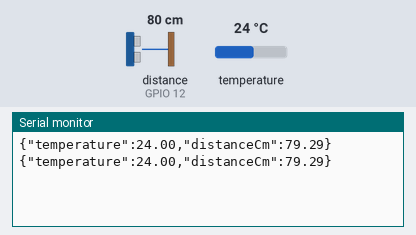
A program run on a simulated ESP32. Shown: the last lines printed to the serial monitor. Wiring (from diagram.json): ultrasonic range finder: trigger GPIO 13; echo GPIO 12. Inputs (shaded band) come from the test bench; at power-on: distance to the obstacle (sensor on GPIO 12) 80 cm, temperature 24 °C. The echo pulse lasts 58.3 µs per cm.

Above: at 1.8 s.
1.9 s: distance to the obstacle (sensor on GPIO 12) set to 2 cm
At 2.8 s:
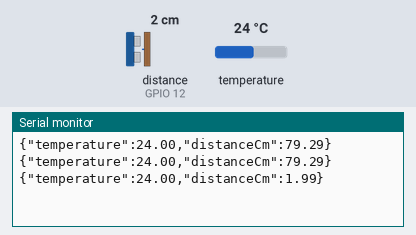
3.4 s: temperature set to 12 °C
At 4.7 s:
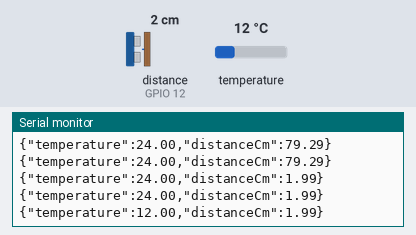
4.9 s: distance to the obstacle (sensor on GPIO 12) set to 4 cm
At 5.9 s:
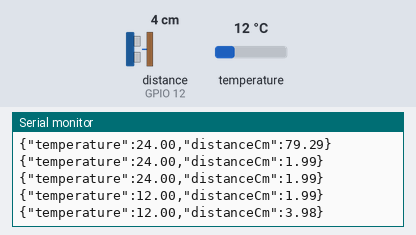
6.4 s: temperature set to 19 °C
At 7.9 s:
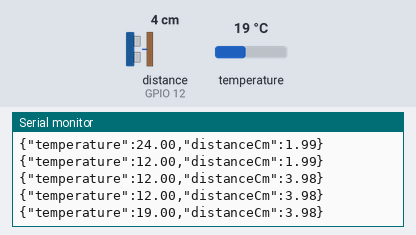
Timing chart, 0 to 8.9 s (numbered marks = the images above; inputs shaded):
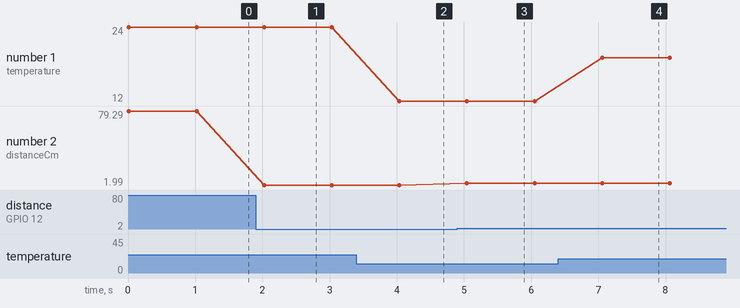

Measured:
- after the input at 1.9 s, the serial monitor: prints a new line after 0.13 s (image 1)
- after the input at 3.4 s, the serial monitor: prints a new line after 0.64 s (image 2)
- after the input at 4.9 s, the serial monitor: prints a new line after 0.14 s (image 3)
- after the input at 6.4 s, the serial monitor: prints a new line after 0.66 s (image 4)
- plotted number 1: 24 → 12 after the input at 3.4 s, 12 → 19 after the input at 6.4 s
- plotted number 2: 79.29 → 1.99 after the input at 1.9 s, 1.99 → 3.98 after the input at 4.9 s

The program:

main.cpp
```cpp
#include <Arduino.h>
#include <Adafruit_BMP085.h>

Adafruit_BMP085 bmp;

// put function declarations here:
#define ECHOPIN 12
#define TRIGPIN 13

float Temperatura;
float Odleglosc;
float Czas;

String OdczytajCzujnikiJakoJson();
void OdczytZCzujkiOdleg ();


void setup() {
  // put your setup code here, to run once:
  Serial.begin(115200);
Wire.begin(21, 22);// sda scl
if (!bmp.begin())
{
    Serial.println("Nie wykryto BMP180!");
    while (true);
}
pinMode(TRIGPIN, OUTPUT);
pinMode(ECHOPIN, INPUT);
}

void loop() {
  // put your main code here, to run repeatedly:
String json = OdczytajCzujnikiJakoJson();
Serial.println(json);
delay(1000);
}

// put function definitions here:
String OdczytajCzujnikiJakoJson()
{
Temperatura = bmp.readTemperature(); //odczytanei temperatury z czujki
OdczytZCzujkiOdleg(); //odczytanie odległości z czujki
String json = "{";// wrzucenie danych w jsona
json += "\"temperature\":";
json += String(Temperatura);
json += ",\"distanceCm\":";
json += String(Odleglosc);
json += "}";
return json;
}
void OdczytZCzujkiOdleg() {
digitalWrite(TRIGPIN, LOW);
delayMicroseconds(2);
digitalWrite(TRIGPIN, HIGH);
delayMicroseconds(10);
digitalWrite(TRIGPIN, LOW);
Czas = pulseIn(ECHOPIN, HIGH);
Odleglosc = Czas * 0.034 / 2;
}
```
